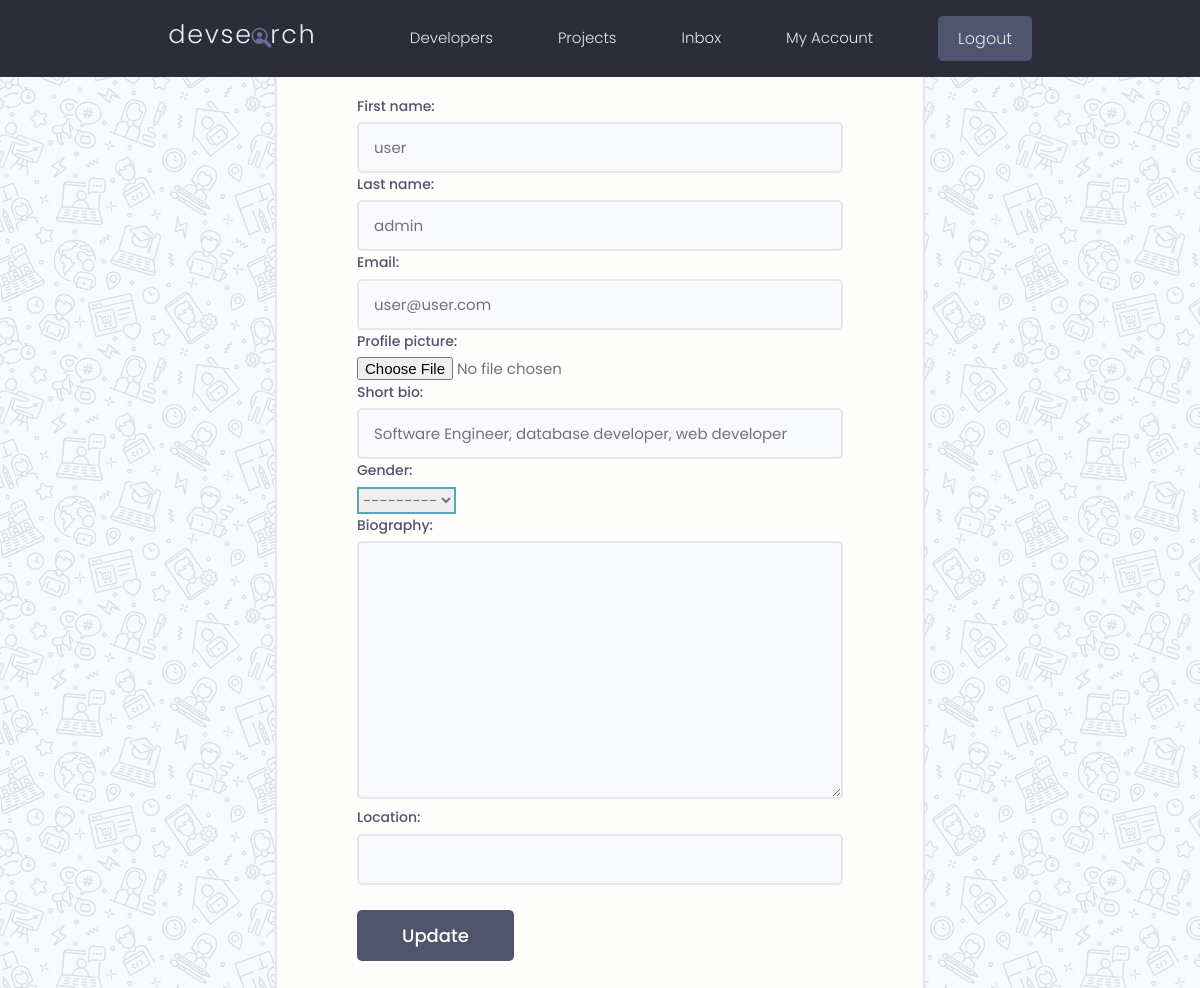
The app's page /dev/edit-profile/ (signed in) with its own data.
### user/models/UserModel.py (models this page shows, shortened)
class User(AbstractBaseUser):
  id = models.UUIDField(primary_key=True, unique=True, editable=False, default=uuid.uuid4)
  first_name = models.CharField(max_length=30, null=True, blank=True)
  last_name = models.CharField(max_length=30, null=True, blank=True)
  email = models.EmailField(max_length=250,unique=True)
  profile_picture = models.ImageField(upload_to="profile_pictures/", null=True, blank=True)
  short_bio = models.CharField(max_length=180, null=True, blank=True)
  gender = models.CharField(max_length=6, choices=[('M', 'Male'), ("F", 'Female')], null=True, blank=True)
  biography = models.TextField(max_length=600, null=True, blank=True)
  slug = models.SlugField(default=uuid.uuid4)
  is_active = models.BooleanField(
        default=True
    )
  is_superuser = models.BooleanField(default=False)
  is_admin = models.BooleanField(default=False)
  location = models.CharField(max_length=50, null=True, blank=True)
  date_created = models.DateTimeField(auto_now_add=True)
  objects = UserManger()
  USERNAME_FIELD  = 'email'
  REQUIRED_FIELDS = ['first_name', 'last_name']

### user/views.py (the view)
# urls.py: path('edit-profile/',  views.editProfile.as_view(), name="edit_profile"),
class editProfile(LoginRequiredMixin, UpdateView):
  model = UserModel
  form_class = EditProfileForm
  template_name = 'edit-form.html'
  success_url = '/dev/profile/'
  def get_object(self):
    return self.request.user
  def get_context_data(self, **kwargs):
      context = super().get_context_data(**kwargs)
      context['page_name'] = 'Edit Page'
      return context

### user/form/editProfileForm.py (shortened to what this page needs)
class EditProfileForm(forms.ModelForm):
  class Meta:
    model = User
    fields = ['first_name', 'last_name', 'email', 'profile_picture', 'short_bio', 'gender', 'biography', 'location']

### utils/authentication/devauth.py (called while the page is built)
  def get_user(self, user_id):
    UserModel = get_user_model()
    try:
      user = UserModel.objects.get(id=user_id)
      if self.user_can_authenticate(user):
        return user
    except UserModel.DoesNotExist:
      return None

  def user_can_authenticate(self, user):
    return getattr(user, 'is_active', False)

### templates/edit-form.html (shortened to what this page needs)
{% extends 'header/header.html' %}
{% load static %}
{% load widget_tweaks %}
{% block content %}
<br>
    <div class="auth">
      <div class="card">
        <div class="auth__header text-center">
          <h3>{{page_name}}</h3>
        </div>
        <form class="form auth__form" method="post" enctype="multipart/form-data">
          <div class="form__field">
            {% for field in form %}
              {{field.label_tag}}
              {{field|add_class:"input input--text"}}
            {% endfor %}
          </div>
          <div class="auth__actions">
            <input class="btn btn--sub btn--lg" type="submit" value="Update" />
          </div>
        </form>
      </div>
    </div>
{% endblock %}

### static/styles/app.css (style rules this page uses)
:root { --color-sub: #2d2d39; }
.btn--sub { background-color: var(--color-sub-light); }
.card { border: 2px solid var(--color-light); }
.auth { width: 100%; position: relative; z-index: 1; background: transparent; height: 99vh; display: flex; justify-content: center; align-items: center; }
.auth::after { z-index: -1; opacity: 0.1; content: ''; display: block; position: fixed; top: 0; left: 0; bottom: 0; right: 0; background: url(../images/pattern.jpg); }
.auth > .card { padding: 3rem 4rem; width: 95%; max-width: 65rem; }
@media screen and (min-width: 650px) { .auth > .card { padding: 5rem 8rem; width: 95%; max-width: 65rem; } }
.auth__header h3 { color: var(--color-sub); font-weight: 700; margin-top: 1rem; }
.auth__form { margin: 3rem 0; }
.auth .auth__form label, .auth .auth__alternative p { font-size: 1.4rem; font-weight: 500; color: var(--color-sub-light); }
.auth .auth__actions { display: flex; justify-content: space-between; align-items: center; margin: 2.5rem 0; }

### static/uikit/styles/modules/_variables.css (style rules this page uses)
:root { --color-main: #5aa5b9; --color-main-light: #e6faff; --color-sub: #3f4156; --color-sub-light: #51546e; --color-sub-lighter: #ededfd; --color-text: #737373; --color-gray: #8b8b8b; --color-light: #e5e7eb; --color-light-gray: #767676; --color-bg: #f8fafd; --color-white: #fffefd; --color-white-light: #f3f3f3; --color-success: #359e64; --color-success-bg: #def8e8; --color-error: #fc4b0b; --color-error-bg: #fff2ee; --font-base: 'Poppins', arial, helvetica, 'Segoe UI', roboto, ubuntu, sans-serif; --font-monospace: 'Fira Code', 'Courier New', courier, monospace; --font-regular: 300; --font-medium: 500; --font-bold: 700; --generic-shadow: 1px 1px 5px #00000010; --generic-transition: all 0.3s ease-in-out; }

### static/uikit/styles/modules/_base.css (style rules this page uses)
* { margin: 0; padding: 0; box-sizing: border-box; text-rendering: optimizeLegibility; color: inherit; font-size: inherit; }
html { font-size: 50%; }
@media only screen and (min-width: 480px) { html { font-size: 56.25%; } }
@media only screen and (min-width: 1200px) { html { font-size: 62.5%; } }
body { line-height: 1.6; font-weight: 400; font-size: 1.5rem; color: var(--color-text); background-color: var(--color-bg); min-height: 100vh; }

### static/uikit/styles/modules/_typography.css (style rules this page uses)
* { font-family: var(--font-base); }
h3 { font-size: 3.2rem; font-weight: var(--font-medium); }

### static/uikit/styles/modules/_utilities.css (style rules this page uses)
.text-center { text-align: center; }

### static/uikit/styles/modules/_button.css (style rules this page uses)
.btn { display: inline-block; position: relative; cursor: pointer; background-color: var(--color-light); font-weight: var(--font-medium); color: var(--color-sub); text-decoration: none; padding: 1rem 2rem; border-radius: 0.5rem; border: none; width: -webkit-fit-content; width: -moz-fit-content; width: fit-content; height: -webkit-fit-content; height: -moz-fit-content; height: fit-content; font-size: 1.6rem; outline-width: 0; outline-color: transparent; -webkit-backface-visibility: hidden; backface-visibility: hidden; transition: all 0.3s ease-in-out; }
.btn--sub { background-color: var(--color-sub); color: var(--color-white); }
.btn--lg { font-size: 1.8rem; padding: 1.2rem 4.5rem; }

### static/uikit/styles/modules/_card.css (style rules this page uses)
.card { border-radius: 1rem; background-color: var(--color-white); border: 1.5px solid var(--color-light); width: auto; height: auto; margin-top: 0.5rem; margin-bottom: 0.5rem; overflow: hidden; }

### static/uikit/styles/modules/_form.css (style rules this page uses)
.form { display: block; }
.form__field { margin-top: 1.5rem; margin-bottom: 1.5rem; }
.form__label, .form__field > label { display: block; margin-bottom: 0.5rem; color: var(--color-text); }
input.input[type='text'], input.input[type='email'], input.input[type='password'], input.input[type='number'], textarea.input { min-width: 24rem; width: 100%; padding: 1.2rem 1.5rem; border-radius: 0.5rem; border: 2px solid var(--color-light); transition: all 0.3s ease-in-out; background-color: var(--color-bg); }
input.input[type='text']:focus, input.input[type='email']:focus, input.input[type='password']:focus, input.input[type='number']:focus, input.input[type='text']:active, input.input[type='email']:active, input.input[type='password']:active, input.input[type='number']:active, select.input, textarea.input:focus, textarea.input:active { outline: none; border: 2px solid var(--color-main); }

### records on screen
User: form "user" "admin" "user@user.com" "Software Engineer, database developer, web developer" "---------"

### other values on screen
{{ field.label_tag }} "First name:" "Last name:" "Email:" "Profile picture:" "Short bio:" "Gender:" "Biography:" "Location:"
